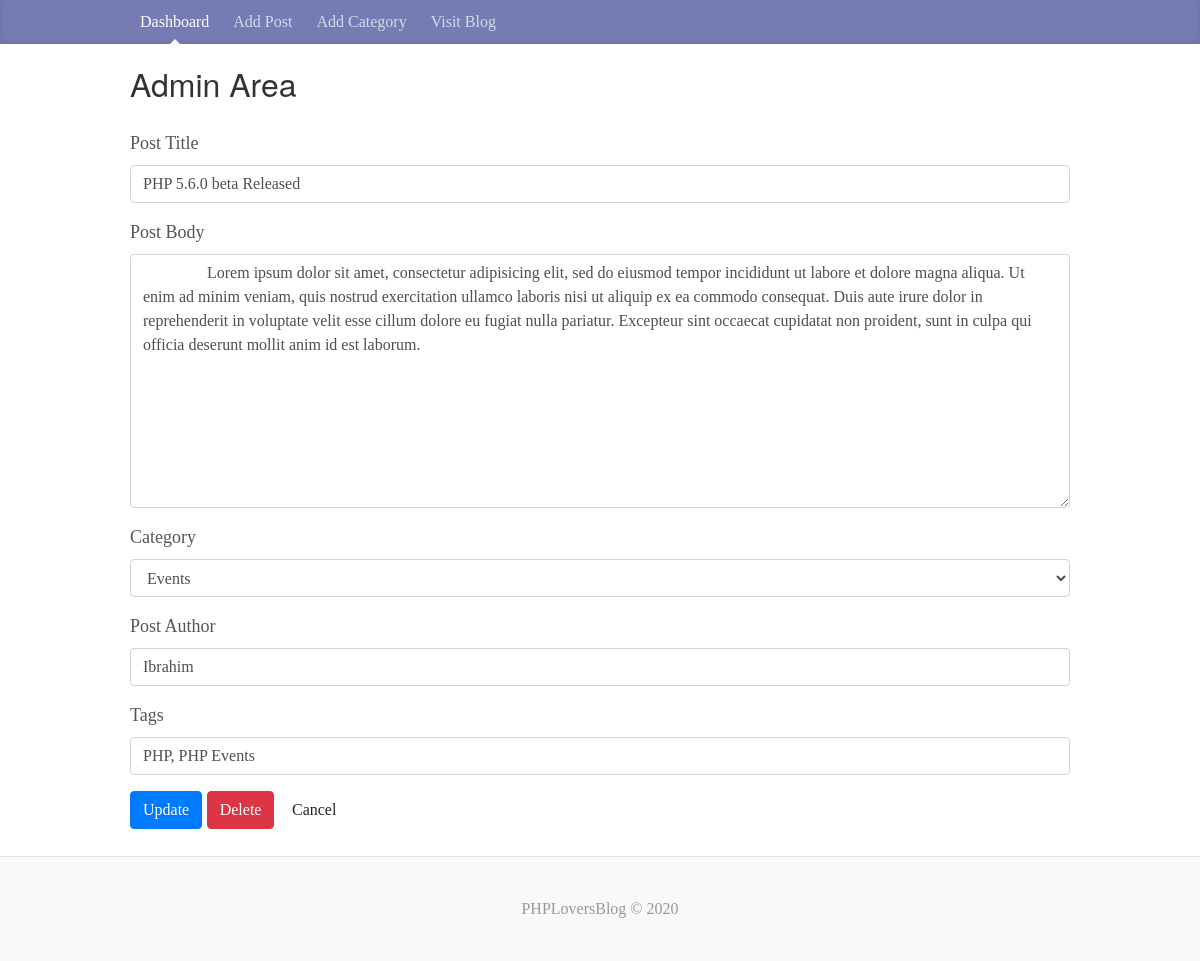
Screenshot of /admin/edit_post.php?id=2 with the database file from the repository.
### tables this page shows
CREATE TABLE `posts` (
  `id` int(11) NOT NULL,
  `category` int(11) NOT NULL,
  `title` varchar(255) NOT NULL,
  `body` text NOT NULL,
  `author` varchar(255) NOT NULL,
  `tags` varchar(255) NOT NULL,
  `date` timestamp NOT NULL DEFAULT CURRENT_TIMESTAMP
);

### libraries/Database.php (called while the page is built, shortened)
<?php
class Database{
    public $host = DB_HOST;
    public $username =DB_USER;
    public $password = DB_PASS;
    public $db_name = DB_NAME;
    public $connection;
    private function connect(){
        $this->connection = new mysqli($this->host,$this->username,$this->password,$this->db_name);
    }
    public function select($query){
        $result = $this->connection->query($query)or die($this->connection->error.__LINE__);
        if ($result->num_rows > 0){
            return $result;
        }else{
            return false;
        }
    }
}

### admin/edit_post.php (the view, shortened to what this page needs)
<?php include './includes/header.php'; ?>
<?php
    $post_id = urldecode($_GET['id']);
    $db = new Database();
    $query = "SELECT * FROM `posts` WHERE id= $post_id";
    $post = $db->select($query);
    $post = $post->fetch_assoc();
    $query = "SELECT * FROM `categories`";
    $categories = $db->select($query);
?>
    <form method="post" action="edit_post.php?id=<?php echo $post_id; ?>">
        <div class="form-group">
            <label>Post Title</label>
            <input name="title" type="text" class="form-control" value="<?php echo $post['title']; ?>">
        </div>
        <div class="form-group">
            <label>Post Body</label>
            <textarea name="body" class="ckeditor form-control" rows="10">
                <?php echo $post['body']; ?>
            </textarea>
        </div>
        <div class="form-group">
            <label>Category</label>
            <select name="category" class="form-control">
                <?php while ($row = $categories->fetch_assoc()): ?>
                    <?php
                        if ($row['id'] == $post['category']){
                                $selected = "selected";
                        }else{
                            $selected = '';
                        }
                    ?>
                    <option value="<?php echo $row['id']; ?>" <?php echo $selected;?>>
                        <?php echo $row['name']; ?>
                    </option>
                <?php endwhile; ?>
            </select>
        </div>
        <div class="form-group">
            <label>Post Author</label>
            <input name="author" type="text" class="form-control" value="<?php echo $post['author']; ?>">
        </div>
        <div class="form-group">
            <label>Tags</label>
            <input name="tags" type="text" class="form-control" value="<?php echo $post['tags']; ?>">
        </div>
        <div>
            <input name="submit" type="submit" class="btn btn-primary" value="Update">
            <input name="delete" type="submit" class="btn btn-danger" value="Delete">
            <a href="index.php" class="btn btn-default">Cancel</a>
        </div><br>
    </form>
<?php include 'includes/footer.php'; ?>

### css/custom.css (style rules this page uses)
body { font-family: Georgia, "Times New Roman", Times, serif; color: #555; }

### rows the page displays
posts: title "PHP 5.6.0 beta Released", body "Lorem ipsum dolor sit amet, consectetur adipisicing elit, sed do eiusmod tempor incididunt ut labore et dolore magna aliqua. Ut enim ad minim veniam, quis nostrud exercitation ullamco laboris nisi ut aliquip ex ea commodo consequat. Duis aute irure dolor in reprehenderit in voluptate velit esse cillum dolore eu fugiat nulla pariatur. Excepteur sint occaecat cupidatat non proident, sunt in culpa qui officia deserunt mollit anim id est laborum.", author "Ibrahim", tags "PHP, PHP Events"

### other values shown
form field category "Events"
